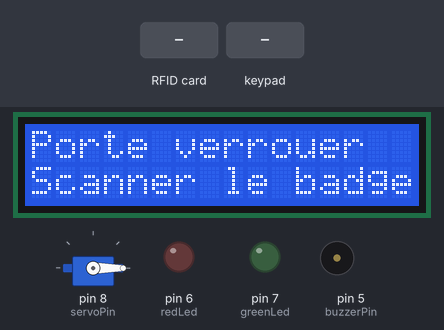
This sketch was run on a simulated Arduino Uno, built with avr-gcc and run on an emulated ATmega328P. Parts: servo, 16×2 character LCD, output pins drawn as LEDs (lit = HIGH), buzzer (waves = sounding, pin HIGH). Inputs (shaded band) come from the test bench. Pins used as bus, display or sensor lines are not drawn.

Above: at 1.3 s.
1.4 s: RFID card 92 0C 81 63 held to the reader
At 2.6 s:
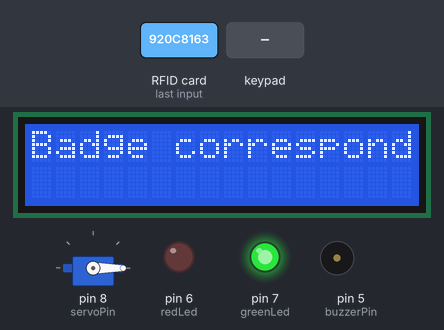
2.9 s: keypad keys 1 2 3 4 pressed 0.4 s apart
At 5.9 s:
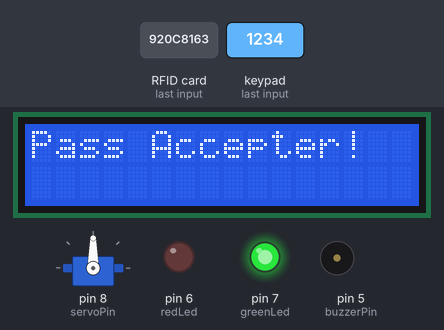
6.7 s: RFID card 5E 7A 19 C4 held to the reader
At 9.4 s:
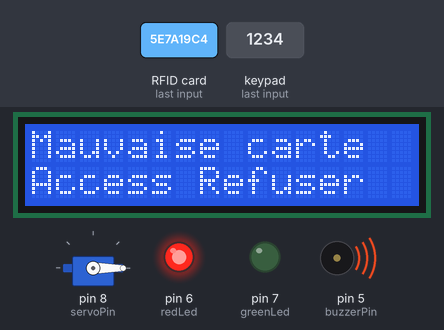
9.7 s: RFID card 92 0C 81 63 held to the reader
At 12.4 s:
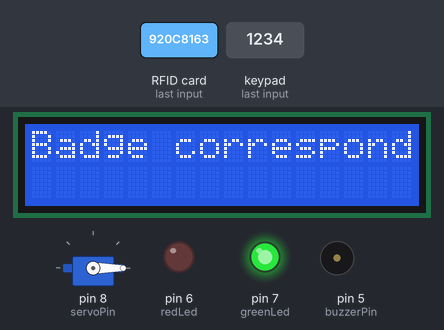
12.7 s: keypad keys 2 1 0 # pressed 0.4 s apart
At 16.5 s:
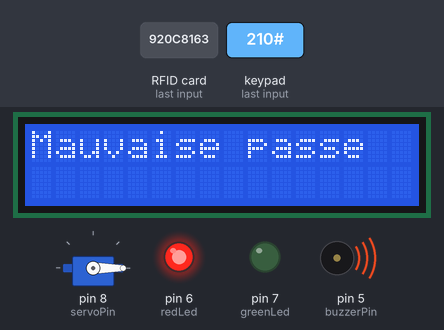
Timing chart, 0 to 19.6 s (numbered marks = the images above; inputs shaded):
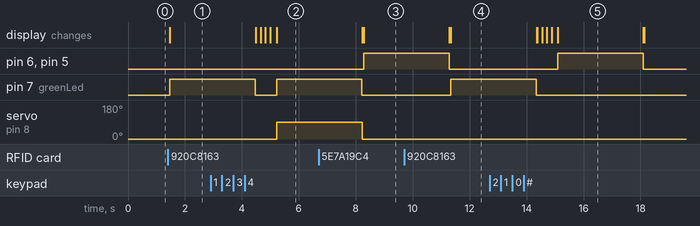

Measured:
- after the input at 1.4 s, pin 7 (greenLed): LOW → HIGH after 0.07 s; the display: changes after 0.07 s (image 1)
- after the input at 2.9 s, servo on pin 8 (servoPin): 0° → 90° after 2.3 s; the display: first changes after 1.6 s (image 2 shows a later state)
- after the input at 6.7 s, pin 6 (redLed), pin 5 (buzzerPin): LOW → HIGH after 1.6 s
- after the input at 9.7 s, pin 7 (greenLed): LOW → HIGH after 1.6 s; the display: first differs from a run without the input after 1.6 s (image 4)
- after the input at 12.7 s, pin 6 (redLed), pin 5 (buzzerPin): LOW → HIGH after 2.4 s, → LOW 3.0 s later; the display: first differs from a run without the input after 1.7 s (image 5 shows a later state)

The sketch:

Projet16_SYSTEME_DE_CONTROLE_D_ACCES_MODULE_RFID.ino
```cpp
#include <MFRC522.h>
#include <LiquidCrystal_I2C.h>
#include <Keypad.h>
#include <Servo.h>
#include <SPI.h>
LiquidCrystal_I2C lcd(0x27, 16, 2);
MFRC522 mfrc522(10, 9);
Servo sg90;
constexpr uint8_t greenLed = 7;
constexpr uint8_t redLed = 6;
constexpr uint8_t servoPin = 8;
constexpr uint8_t buzzerPin = 5;
char initial_password[4] = {'1','2','3','4'};
String tagUID = "92 0C 81 63";
char password[4];
boolean RFIDMode = true;
char key_pressed = 0;
uint8_t i = 0;
const byte rows = 4;
const byte columns = 4;
char hexaKeys[rows][columns]={
  {'1','2','3','A'},
  {'4','5','6','B'},
  {'7','8','9','C'},
  {'*','0','#','D'}
};
byte row_pins[rows] = { A0, A1, A2, A3};
byte column_pins[columns] = {2, 1, 0};
Keypad keypad_key = Keypad( makeKeymap(hexaKeys), row_pins, column_pins, rows, columns);
void setup() {
  // put your setup code here, to run once:
  pinMode(buzzerPin, OUTPUT);
  pinMode(redLed, OUTPUT);
  pinMode(greenLed, OUTPUT);
  sg90.attach(servoPin);
  sg90.write(0);
  lcd.init();
  lcd.backlight();
  SPI.begin();
  mfrc522.PCD_Init();
  lcd.clear();
}

void loop() {
  // put your main code here, to run repeatedly:
  if (RFIDMode == true){
    lcd.setCursor(0, 0);
    lcd.print("Porte verrouer");
    lcd.setCursor(0, 1);
    lcd.print("Scanner le badge");
    if(!mfrc522.PICC_IsNewCardPresent()){
      return;
    }
    if(!mfrc522.PICC_ReadCardSerial()){
      return;
    }
    String tag = "";
    for(byte j = 0; j < mfrc522.uid.size;j++){
      tag.concat(String(mfrc522.uid.uidByte[j]<0x10? " 0": " "));
      tag.concat(String(mfrc522.uid.uidByte[j], HEX));
    }
    tag.toUpperCase();
    if (tag.substring(1) == tagUID)
    {
      lcd.clear();
      lcd.print("Badge correspond");
      digitalWrite(greenLed, HIGH);
      delay(3000);
      digitalWrite(greenLed, LOW);
      lcd.clear();
      lcd.print("Entre le Passe");
      lcd.setCursor(0, 1);
      RFIDMode = false;
    }
    else
    {
      lcd.clear();
      lcd.print("Mauvaise carte");
      lcd.setCursor(0, 1);
      lcd.print("Access Refuser");
      digitalWrite(buzzerPin, HIGH);
      digitalWrite(redLed, HIGH);
      delay(3000);
      digitalWrite(buzzerPin, LOW);
      digitalWrite(redLed, LOW);
      lcd.clear();
    }
  }
  if(RFIDMode == false)
  {
    key_pressed = keypad_key.getKey();
    if (key_pressed)
    {
      password[i++] = key_pressed;
      lcd.print("*");
    }
    if (i == 4)
    {
      delay(200);
      if(!(strncmp(password, initial_password, 4)))
      {
        lcd.clear();
        lcd.print("Pass Accepter!");
        sg90.write(90);
        digitalWrite(greenLed, HIGH);
        delay(3000);
        digitalWrite(greenLed, LOW);
        sg90.write(0);
        lcd.clear();
        i = 0;
        RFIDMode = true;
      }
      else
      {
        lcd.clear();
        lcd.print("Mauvaise passe");
        digitalWrite(buzzerPin, HIGH);
        digitalWrite(redLed, HIGH);
        delay(3000);
        digitalWrite(buzzerPin, LOW);
        digitalWrite(redLed, LOW);
        lcd.clear();
        i = 0;
        RFIDMode = true;
      }
    }
  }

}
```
